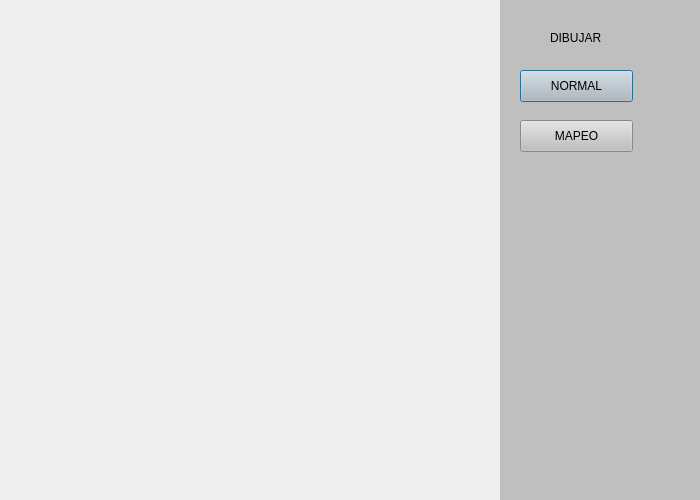
<?xml version="1.0" encoding="UTF-8"?>
<ui version="4.0">
 <class>Dialog</class>
 <widget class="QDialog" name="Dialog">
  <property name="geometry">
   <rect>
    <x>0</x>
    <y>0</y>
    <width>700</width>
    <height>500</height>
   </rect>
  </property>
  <property name="windowTitle">
   <string>Dialog</string>
  </property>
  <widget class="QWidget" name="widget" native="true">
   <property name="geometry">
    <rect>
     <x>500</x>
     <y>0</y>
     <width>200</width>
     <height>500</height>
    </rect>
   </property>
   <property name="autoFillBackground">
    <bool>false</bool>
   </property>
   <property name="styleSheet">
    <string notr="true">background-color: rgb(191, 191, 191);</string>
   </property>
   <widget class="QPushButton" name="pushButton">
    <property name="geometry">
     <rect>
      <x>20</x>
      <y>70</y>
      <width>113</width>
      <height>32</height>
     </rect>
    </property>
    <property name="text">
     <string>NORMAL</string>
    </property>
   </widget>
   <widget class="QPushButton" name="pushButton_2">
    <property name="geometry">
     <rect>
      <x>20</x>
      <y>120</y>
      <width>113</width>
      <height>32</height>
     </rect>
    </property>
    <property name="text">
     <string>MAPEO</string>
    </property>
   </widget>
   <widget class="QLabel" name="label">
    <property name="geometry">
     <rect>
      <x>50</x>
      <y>30</y>
      <width>60</width>
      <height>16</height>
     </rect>
    </property>
    <property name="text">
     <string>DIBUJAR</string>
    </property>
   </widget>
  </widget>
 </widget>
 <resources/>
 <connections/>
</ui>
